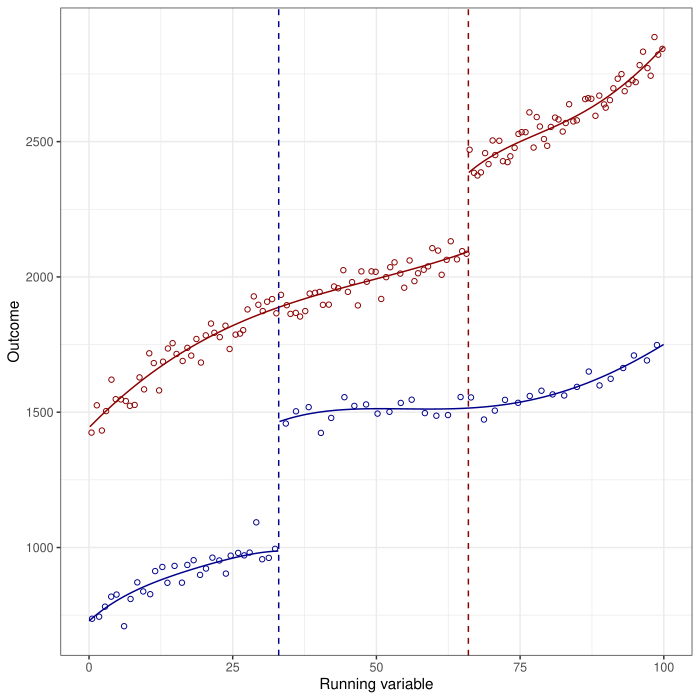

Reproduce this figure in R.
###################################################################
# RDMULTI Package
# Illustration file
###################################################################
rm(list = ls())
set.seed(20260515)

library(rdmulti)

###################################################################
# Multiple cutoffs
###################################################################

data <- read.csv('simdata_multic.csv')
Y <- data$y
X <- data$x
C <- data$c

aux <- rdmc(Y,X,C)
aux <- rdmc(Y,X,C,pooled_opt=paste('h=20','p=2',sep=','),verbose=TRUE)
aux <- rdmc(Y,X,C,h=c(11,10))
aux <- rdmc(Y,X,C,bwselect=c('msetwo','certwo'))

## Add four covariates

Z <- matrix(rnorm(4*length(Y)),ncol=4)

# Including all covariates in each cutoff

aux <- rdmc(Y,X,C,covs_mat=Z)

# Use covariates Z1 and Z2 in cutoff 1, all four covariates in cutoff 2

covlist <- list(c(1,2),seq(1,4,by=1))
aux <- rdmc(Y,X,C,covs_mat=Z,covs_list=covlist)

# Add weights

wvar <- runif(length(Y),0.8,1.2)
aux <- rdmc(Y,X,C,weightsvec=rep("wvar",2))


###################################################################
# Plots
###################################################################

aux <- rdmcplot(Y,X,C)
aux <- rdmcplot(Y,X,C,nobins=TRUE)
aux <- rdmcplot(Y,X,C,h=c(11,12),pvec=c(1,1))
aux <- rdmcplot(Y,X,C,covs_mat=Z,covs_list=covlist)


###################################################################
# Cumulative cutoffs
###################################################################

data <- read.csv('simdata_cumul.csv')
Y <- data$y
X <- data$x
cvec <- c(data$c[1],data$c[2])

aux <- rdms(Y,X,cvec)
aux <- rdms(Y,X,cvec,h=c(11,8),kernel=c('uniform','triangular'))
aux <- rdms(Y,X,cvec,range = matrix(c(0,33.5,65.5,100),ncol=2))
cutoff <- cvec[1]*(X<=49.5) + cvec[2]*(X>49.5)
aux <- rdmc(Y,X,cutoff)

aux <- rdmcplot(Y,X,cutoff)

## Add four covariates

Z <- matrix(rnorm(4*length(Y)),ncol=4)

# Including all covariates in each cutoff

aux <- rdms(Y,X,cvec,covs_mat=Z)

# Use covariates Z1 and Z2 in cutoff 1, all four covariates in cutoff 2

covlist <- list(c(1,2),seq(1,4,by=1))
aux <- rdms(Y,X,cvec,covs_mat=Z,covs_list=covlist)

###################################################################
# Bivariate score
###################################################################

data <- read.csv('simdata_multis.csv')
Y <- data$y
X1 <- data$x1
X2 <- data$x2
zvar <- data$t
cvec <- c(data$c1[1],data$c1[2],data$c1[3])
cvec2 <- c(data$c2[1],data$c2[2],data$c2[3])

aux <- rdms(Y,X1,cvec,X2,zvar,cvec2)
aux <- rdms(Y,X1,cvec,X2,zvar,cvec2,h=c(15,13,17))
xnorm <- apply(cbind(abs(50-X1),abs(50-X2)),1,min)*(2*zvar-1)
aux <- rdms(Y,X1,cvec,X2,zvar,cvec2,xnorm=xnorm)

## Add four covariates

Z <- matrix(rnorm(4*length(Y)),ncol=4)

# Including all covariates in each cutoff

aux <- rdms(Y,X1,cvec,X2,zvar,cvec2,covs_mat=Z)

# Use covariates Z1 and Z2 in cutoff 1, all four covariates in cutoff 2, covariates 1 and 3 in cutoff 3

covlist <- list(c(1,2),seq(1,4,by=1),c(1,3))
aux <- rdms(Y,X1,cvec,X2,zvar,cvec2,covs_mat=Z,covs_list=covlist)
